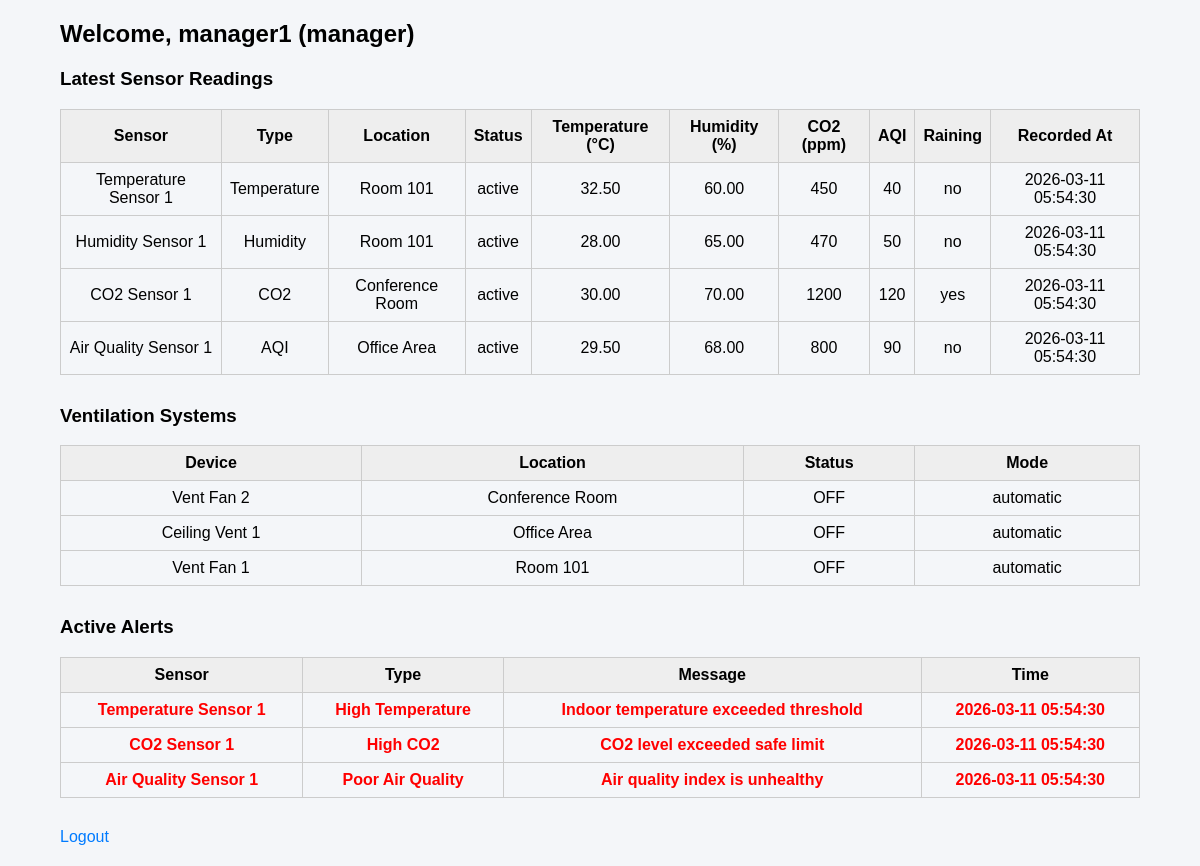
The page /user/dashboard.php (signed in) on the database its author committed.
### tables this page shows
CREATE TABLE users (
    user_id INT AUTO_INCREMENT PRIMARY KEY,
    username VARCHAR(50) NOT NULL UNIQUE,
    email VARCHAR(100) NOT NULL UNIQUE,
    password VARCHAR(255) NOT NULL,
    role ENUM('admin','manager','user') NOT NULL DEFAULT 'user',
    created_at TIMESTAMP DEFAULT CURRENT_TIMESTAMP
);

CREATE TABLE ventilation_systems (
    ventilation_id INT AUTO_INCREMENT PRIMARY KEY,
    device_name VARCHAR(50) NOT NULL,
    location VARCHAR(100) NOT NULL,
    status ENUM('ON','OFF') NOT NULL DEFAULT 'OFF',
    mode ENUM('manual','automatic') NOT NULL DEFAULT 'automatic'
);

CREATE TABLE alerts (
    alert_id INT AUTO_INCREMENT PRIMARY KEY,
    sensor_id INT NOT NULL,
    alert_type VARCHAR(50) NOT NULL,
    message TEXT NOT NULL,
    alert_time TIMESTAMP DEFAULT CURRENT_TIMESTAMP,
    status ENUM('active','resolved') NOT NULL DEFAULT 'active',
    
    FOREIGN KEY (sensor_id) REFERENCES sensors(sensor_id)
    ON DELETE CASCADE
);

CREATE TABLE sensors (
    sensor_id INT AUTO_INCREMENT PRIMARY KEY,
    sensor_name VARCHAR(50) NOT NULL,
    sensor_type ENUM('Temperature','Humidity','CO2','AQI') NOT NULL,
    location VARCHAR(100) NOT NULL,
    status ENUM('active','inactive') NOT NULL DEFAULT 'active'
);

### user/dashboard.php (the view, shortened to what this page needs)
<?php
include "config/db.php";
$user_id = $_SESSION['user_id'];
$stmt = $conn->prepare("SELECT username, role FROM users WHERE user_id=?");
$stmt->bind_param("i", $user_id);
$stmt->execute();
$result = $stmt->get_result();
$user = $result->fetch_assoc();
$sensor_sql = "
    SELECT s.sensor_name, s.sensor_type, s.location, s.status,
           r.temperature, r.humidity, r.co2_level, r.air_quality_index, r.raining, r.recorded_at
    FROM sensors s
    LEFT JOIN (
        SELECT sensor_id, temperature, humidity, co2_level, air_quality_index, raining, recorded_at
        FROM air_readings
        WHERE (sensor_id, recorded_at) IN (
            SELECT sensor_id, MAX(recorded_at) FROM air_readings GROUP BY sensor_id
        )
    ) r ON s.sensor_id = r.sensor_id
    ORDER BY s.sensor_type
";
$sensor_result = $conn->query($sensor_sql);
$vent_sql = "SELECT * FROM ventilation_systems ORDER BY location";
$vent_result = $conn->query($vent_sql);
$alert_sql = "SELECT a.*, s.sensor_name FROM alerts a JOIN sensors s ON a.sensor_id = s.sensor_id WHERE a.status='active' ORDER BY alert_time DESC";
$alert_result = $conn->query($alert_sql);
?>
<!DOCTYPE html>
<html lang="en">
<head>
</head>
<body>
<div class="container">
<h2>Welcome, <?php echo htmlspecialchars($user['username']); ?> (<?php echo $user['role']; ?>)</h2>
<h3>Latest Sensor Readings</h3>
<table>
<tr>
<th>Sensor</th><th>Type</th><th>Location</th><th>Status</th>
<th>Temperature (°C)</th><th>Humidity (%)</th><th>CO2 (ppm)</th><th>AQI</th><th>Raining</th><th>Recorded At</th>
</tr>
<?php while($row = $sensor_result->fetch_assoc()): ?>
<tr>
<td><?php echo $row['sensor_name']; ?></td>
<td><?php echo $row['sensor_type']; ?></td>
<td><?php echo $row['location']; ?></td>
<td><?php echo $row['status']; ?></td>
<td><?php echo $row['temperature'] ?? '-'; ?></td>
<td><?php echo $row['humidity'] ?? '-'; ?></td>
<td><?php echo $row['co2_level'] ?? '-'; ?></td>
<td><?php echo $row['air_quality_index'] ?? '-'; ?></td>
<td><?php echo $row['raining'] ?? '-'; ?></td>
<td><?php echo $row['recorded_at'] ?? '-'; ?></td>
</tr>
<?php endwhile; ?>
</table>
<h3>Ventilation Systems</h3>
<table>
<tr><th>Device</th><th>Location</th><th>Status</th><th>Mode</th></tr>
<?php while($vent = $vent_result->fetch_assoc()): ?>
<tr>
<td><?php echo $vent['device_name']; ?></td>
<td><?php echo $vent['location']; ?></td>
<td><?php echo $vent['status']; ?></td>
<td><?php echo $vent['mode']; ?></td>
</tr>
<?php endwhile; ?>
</table>
<h3>Active Alerts</h3>
<table>
<tr><th>Sensor</th><th>Type</th><th>Message</th><th>Time</th></tr>
<?php while($alert = $alert_result->fetch_assoc()): ?>
<tr class="alert">
<td><?php echo $alert['sensor_name']; ?></td>
<td><?php echo $alert['alert_type']; ?></td>
<td><?php echo $alert['message']; ?></td>
<td><?php echo $alert['alert_time']; ?></td>
</tr>
<?php endwhile; ?>
</table>
<a href="logout.php">Logout</a>
</div>
</body>
</html>

### user/dashboard.php (style rules this page uses)
body { font-family:Arial; background:#f4f6f9; margin:0; padding:0; }
.container { width:90%; margin:auto; padding:20px; }
h2,h3 { margin-top:0; }
table { width:100%; border-collapse:collapse; margin-bottom:30px; }
th,td { border:1px solid #ccc; padding:8px; text-align:center; }
th { background:#eee; }
.alert { color:red; font-weight:bold; }
a { text-decoration:none; color:#007bff; }

### rows shown on the page
users: username "manager1", role "manager"
ventilation_systems: device_name "Vent Fan 2", location "Conference Room", status "OFF", mode "automatic"
ventilation_systems: device_name "Ceiling Vent 1", location "Office Area", status "OFF", mode "automatic"
ventilation_systems: device_name "Vent Fan 1", location "Room 101", status "OFF", mode "automatic"
alerts: sensor.sensor_name "Temperature Sensor 1", alert_type "High Temperature", message "Indoor temperature exceeded threshold", alert_time "2026-03-11 05:54:30"
alerts: sensor.sensor_name "CO2 Sensor 1", alert_type "High CO2", message "CO2 level exceeded safe limit", alert_time "2026-03-11 05:54:30"
alerts: sensor.sensor_name "Air Quality Sensor 1", alert_type "Poor Air Quality", message "Air quality index is unhealthy", alert_time "2026-03-11 05:54:30"

### other values the page prints
$row['sensor_name'] "Temperature Sensor 1"
$row['sensor_type'] "Temperature"
$row['location'] "Room 101"
$row['status'] "active"
$row['temperature'] "32.50"
$row['humidity'] "60.00"
$row['co2_level'] "450"
$row['air_quality_index'] "40"
$row['raining'] "no"
$row['recorded_at'] "2026-03-11 05:54:30"
$row['sensor_name'] "Humidity Sensor 1"
$row['sensor_type'] "Humidity"
$row['temperature'] "28.00"
$row['humidity'] "65.00"
$row['co2_level'] "470"
